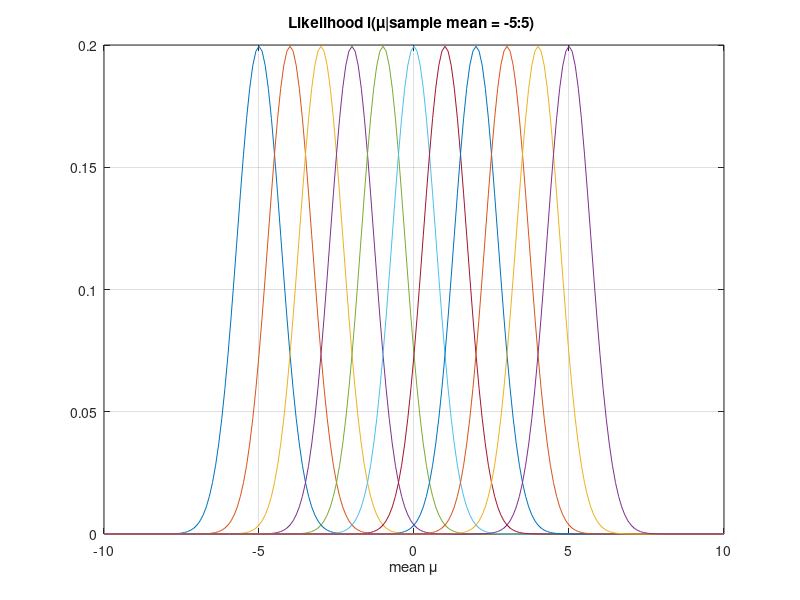

MATLAB code to generate this figure:
% likelihood of mu - normal distribution, known sigma
y_bar = -5:5;
N = 2;
%
xx = -10:0.1:10;
yy = xx;
n=length(xx);
figure(1)
hold off
for sm = y_bar,
    for k=1:n,
        yy(k)=exp(-(xx(k)-sm)^2/(2/N));
    end
    yy = yy/sqrt(2*pi)/N;
    plot(xx,yy)
    hold on
    grid on
end
title('Likelihood l(\mu|sample mean = -5:5) ')
xlabel('mean \mu')